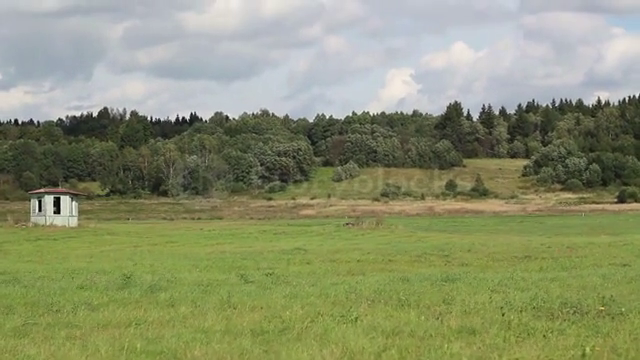
#> input picture frame 52 of Video/field.mp4, 640 x 360 px
$ python Video_Stabilizer.py
#> lines starting #> are read from the running program, lines starting #| are printed output that depends on the picture
# Import dependencies
import cv2 as cv
import numpy as np
from Functions import smooth_trajectory
from Functions import clean_border

# Read input video
capture = cv.VideoCapture('Video/field.mp4')

# Get the frame count of the video
frame_count = int(capture.get(cv.CAP_PROP_FRAME_COUNT))

# Get the height, width and fps of the video stream
f_height = int(capture.get(cv.CAP_PROP_FRAME_HEIGHT))
f_width = int(capture.get(cv.CAP_PROP_FRAME_WIDTH))
f_fps = int(capture.get(cv.CAP_PROP_FPS))

# Specify the codec to use for the video output
fourcc = cv.VideoWriter_fourcc(*'mp4v')

# Set the video output
out_vid = cv.VideoWriter('Video/video.mp4', fourcc, f_fps, (2 * f_width, f_height))

# Read the first frame
_, prev_frame = capture.read()
#> prev_frame is the input picture: shape (360, 640, 3); mean B, G, R 110.8, 145.5, 139

# Convert the frame to greyscale
prev_frame_gray = cv.cvtColor(prev_frame, cv.COLOR_BGR2GRAY)
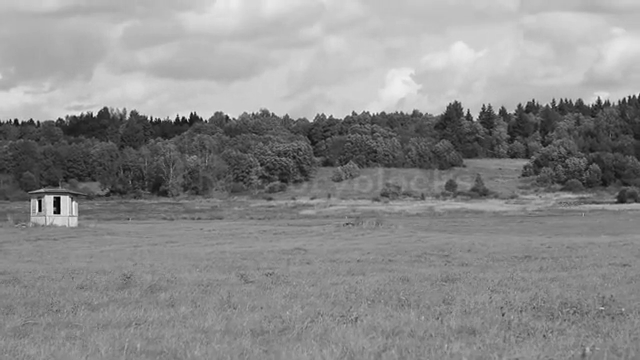
#> prev_frame_gray: shape (360, 640); min 0, max 251, mean 139.6
cv.imshow('Grey', prev_frame_gray)

##################################################################################
# Define array that stores the transformations of the frame
transforms = np.zeros((frame_count - 1, 3), np.float32)

for i in range(frame_count - 2):
    # Calculate the optical flow between consecutive frames
    prev_points = cv.goodFeaturesToTrack(
        prev_frame_gray,
        maxCorners=400,
        qualityLevel=0.01,
        minDistance=30,
        blockSize=3
        )

    # Read the next frame
    istrue, current_frame = capture.read()
    if not istrue:
        break

    # Convert to greyscale
    current_frame_gray = cv.cvtColor(current_frame, cv.COLOR_BGR2GRAY)

    # Track the feature points / Calculate the optical flow
    current_points, status, error = cv.calcOpticalFlowPyrLK(
        prev_frame_gray,
        current_frame_gray,
        prev_points,
        None
        )

    # Identity check
    assert prev_points.shape == current_points.shape

    # Filter the valid points
    index = np.where(status==1)[0]
    prev_points = prev_points[index]
    current_points = current_points[index]

    # Calculate the transformations between the points
    matrix, _ = cv.estimateAffine2D(prev_points, current_points)
    translation_x = matrix[0,2]
    translation_y = matrix[1,2]
    rotation_angle = np.arctan2(matrix[1, 0], matrix[0, 0])
    transforms[i] = [translation_x, translation_y, rotation_angle]
    prev_frame_gray = current_frame_gray

    print(f'Frame: {i} / {frame_count} - Tracked points: {len(prev_points)}')

# Calculate the trajectory using the cumulative sum oof the transformations
trajectory = np.cumsum(transforms, axis = 0)

# Smooth the trajectory using the moving average
smoothed_trajectory = smooth_trajectory(trajectory)

# Calculate the difference between the smoothed and the original trajectory
diff = smoothed_trajectory - trajectory

# Calculate the new transformation array
smooth_transforms = transforms + diff

# Reset video stream to the first frame
capture.set(cv.CAP_PROP_POS_FRAMES, 0)

# Process each frame and stabilize the video
for i in range(frame_count -2):
    istrue, frame = capture.read()

    if not istrue:
        break

    translation_x = smooth_transforms[i, 0]
    translation_y = smooth_transforms[i, 1]
    rotation_angle = smooth_transforms[i, 2]

    # Create the transformation matrix for stabilization
    transformation_matrix = np.zeros((2, 3), np.float32)
    transformation_matrix[0, 0] = np.cos(rotation_angle)
    transformation_matrix[0, 1] = -np.sin(rotation_angle)
    transformation_matrix[1, 0] = np.sin(rotation_angle)
    transformation_matrix[1, 1] = np.cos(rotation_angle)
    transformation_matrix[0, 2] = translation_x
    transformation_matrix[1, 2] = translation_y

    # Apply the transformations to the frame
    stabilized_frame = cv.warpAffine(
        frame,
        transformation_matrix,
        (f_width, f_height)
        )
    print(f"Frame {i}: TranslationX = {translation_x}, TranslationY = {translation_y}, RotationAngle = {rotation_angle}")
    # Fix the border of the stabilized frame
    stabilized_frame = clean_border(stabilized_frame)

    # Add the original frame to the side of the stabilized frame
    out_frame = cv.hconcat([frame, stabilized_frame])

    # Resize the frame if necessary
    # if out_frame.shape[1] > 1920:
    #     # new_width = 1920
    #     # aspect_ratio = out_frame.shape[1] / out_frame.shape[0]
    #     # new_height = int(new_width / aspect_ratio)
    #     out_frame = cv.resize(out_frame, (out_frame.shape[1] // 2, out_frame.shape[0] // 2))

    # Display both frames
    cv.imshow("Before and After", out_frame)
    cv.waitKey(70)

    # Write the frame to the output video file
    out_vid.write(out_frame)

capture.release()
out_vid.release()
cv.destroyAllWindows()

$ run again, starting later in the video
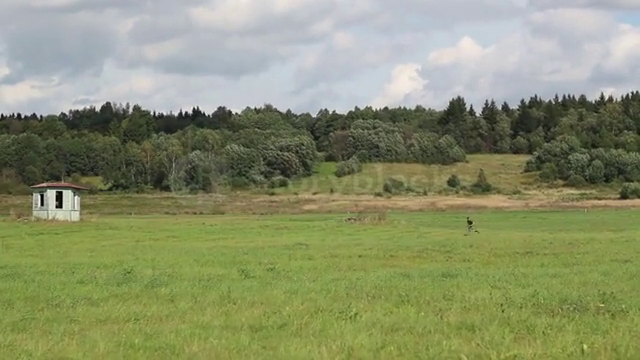
#> input picture frame 235 of Video/field.mp4, 640 x 360 px
#> prev_frame is the input picture: shape (360, 640, 3); mean B, G, R 109.1, 145, 138.2
#> `prev_frame_gray = cv.cvtColor(prev_frame, cv.COLOR_BGR2GRAY)`:
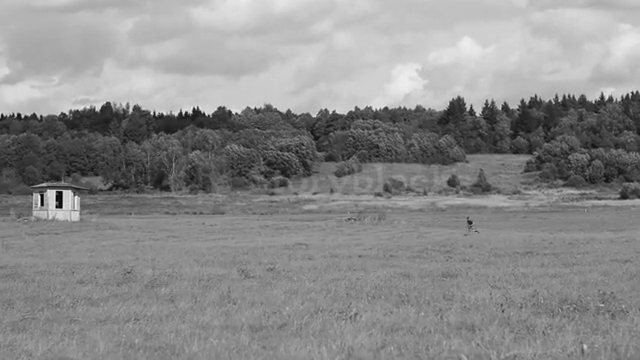
#> prev_frame_gray: shape (360, 640); min 0, max 242, mean 138.9

$ run again, starting later in the video
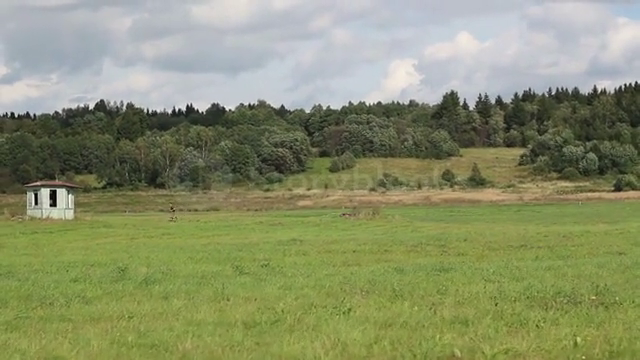
#> input picture frame 418 of Video/field.mp4, 640 x 360 px
#> prev_frame is the input picture: shape (360, 640, 3); mean B, G, R 107.3, 144.2, 137.3
#> `prev_frame_gray = cv.cvtColor(prev_frame, cv.COLOR_BGR2GRAY)`:
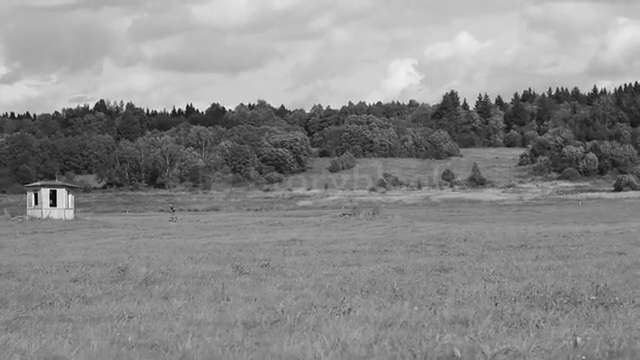
#> prev_frame_gray: shape (360, 640); min 0, max 252, mean 137.9
